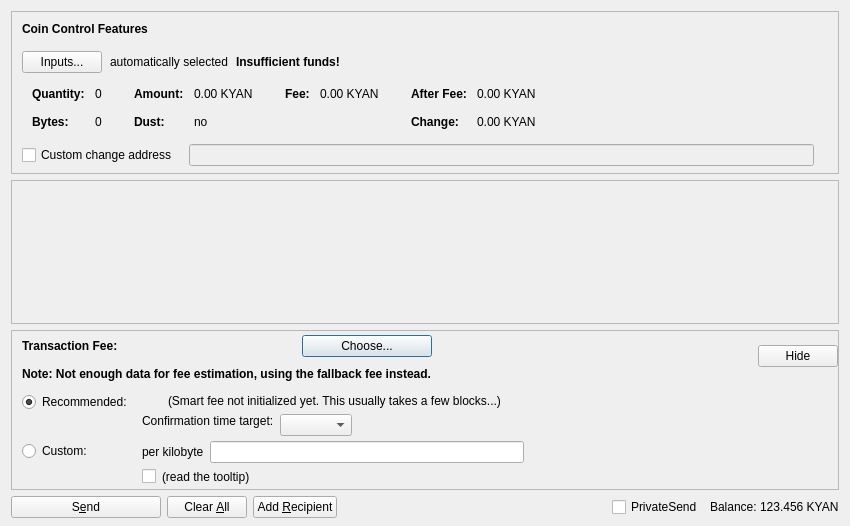
<?xml version="1.0" encoding="UTF-8"?>
<ui version="4.0">
 <class>SendCoinsDialog</class>
 <widget class="QDialog" name="SendCoinsDialog">
  <property name="geometry">
   <rect>
    <x>0</x>
    <y>0</y>
    <width>850</width>
    <height>526</height>
   </rect>
  </property>
  <property name="windowTitle">
   <string>Send Coins</string>
  </property>
  <layout class="QVBoxLayout" name="verticalLayout" stretch="0,1,0,0">
   <property name="bottomMargin">
    <number>8</number>
   </property>
   <item>
    <widget class="QFrame" name="frameCoinControl">
     <property name="sizePolicy">
      <sizepolicy hsizetype="Expanding" vsizetype="Expanding">
       <horstretch>0</horstretch>
       <verstretch>0</verstretch>
      </sizepolicy>
     </property>
     <property name="maximumSize">
      <size>
       <width>16777215</width>
       <height>16777215</height>
      </size>
     </property>
     <property name="frameShape">
      <enum>QFrame::StyledPanel</enum>
     </property>
     <property name="frameShadow">
      <enum>QFrame::Sunken</enum>
     </property>
     <layout class="QVBoxLayout" name="verticalLayoutCoinControl2">
      <property name="spacing">
       <number>0</number>
      </property>
      <property name="leftMargin">
       <number>0</number>
      </property>
      <property name="topMargin">
       <number>0</number>
      </property>
      <property name="rightMargin">
       <number>0</number>
      </property>
      <property name="bottomMargin">
       <number>6</number>
      </property>
      <item>
       <layout class="QVBoxLayout" name="verticalLayoutCoinControl" stretch="0,0,0,0,1">
        <property name="spacing">
         <number>0</number>
        </property>
        <property name="leftMargin">
         <number>10</number>
        </property>
        <property name="topMargin">
         <number>10</number>
        </property>
        <item>
         <layout class="QHBoxLayout" name="horizontalLayoutCoinControl1">
          <property name="bottomMargin">
           <number>15</number>
          </property>
          <item>
           <widget class="QLabel" name="labelCoinControlFeatures">
            <property name="sizePolicy">
             <sizepolicy hsizetype="Preferred" vsizetype="Maximum">
              <horstretch>0</horstretch>
              <verstretch>0</verstretch>
             </sizepolicy>
            </property>
            <property name="font">
             <font>
              <weight>75</weight>
              <bold>true</bold>
             </font>
            </property>
            <property name="styleSheet">
             <string notr="true">font-weight:bold;</string>
            </property>
            <property name="text">
             <string>Coin Control Features</string>
            </property>
           </widget>
          </item>
         </layout>
        </item>
        <item>
         <layout class="QHBoxLayout" name="horizontalLayoutCoinControl2" stretch="0,0,0,0">
          <property name="spacing">
           <number>8</number>
          </property>
          <property name="bottomMargin">
           <number>10</number>
          </property>
          <item>
           <widget class="QPushButton" name="pushButtonCoinControl">
            <property name="styleSheet">
             <string notr="true"/>
            </property>
            <property name="text">
             <string>Inputs...</string>
            </property>
            <property name="autoDefault">
             <bool>false</bool>
            </property>
           </widget>
          </item>
          <item>
           <widget class="QLabel" name="labelCoinControlAutomaticallySelected">
            <property name="text">
             <string>automatically selected</string>
            </property>
            <property name="margin">
             <number>5</number>
            </property>
           </widget>
          </item>
          <item>
           <widget class="QLabel" name="labelCoinControlInsuffFunds">
            <property name="font">
             <font>
              <weight>75</weight>
              <bold>true</bold>
             </font>
            </property>
            <property name="styleSheet">
             <string notr="true">font-weight:bold;</string>
            </property>
            <property name="text">
             <string>Insufficient funds!</string>
            </property>
            <property name="margin">
             <number>5</number>
            </property>
           </widget>
          </item>
          <item>
           <spacer name="horizontalSpacerCoinControl">
            <property name="orientation">
             <enum>Qt::Horizontal</enum>
            </property>
            <property name="sizeHint" stdset="0">
             <size>
              <width>40</width>
              <height>1</height>
             </size>
            </property>
           </spacer>
          </item>
         </layout>
        </item>
        <item>
         <widget class="QWidget" name="widgetCoinControl" native="true">
          <property name="sizePolicy">
           <sizepolicy hsizetype="Preferred" vsizetype="Preferred">
            <horstretch>0</horstretch>
            <verstretch>0</verstretch>
           </sizepolicy>
          </property>
          <property name="minimumSize">
           <size>
            <width>0</width>
            <height>0</height>
           </size>
          </property>
          <property name="styleSheet">
           <string notr="true"/>
          </property>
          <layout class="QHBoxLayout" name="horizontalLayoutCoinControl5">
           <property name="leftMargin">
            <number>0</number>
           </property>
           <property name="topMargin">
            <number>0</number>
           </property>
           <property name="rightMargin">
            <number>0</number>
           </property>
           <property name="bottomMargin">
            <number>0</number>
           </property>
           <item>
            <layout class="QHBoxLayout" name="horizontalLayoutCoinControl3" stretch="0,0,0,1">
             <property name="spacing">
              <number>20</number>
             </property>
             <property name="topMargin">
              <number>0</number>
             </property>
             <property name="bottomMargin">
              <number>10</number>
             </property>
             <item>
              <layout class="QFormLayout" name="formLayoutCoinControl1">
               <property name="horizontalSpacing">
                <number>10</number>
               </property>
               <property name="verticalSpacing">
                <number>14</number>
               </property>
               <property name="leftMargin">
                <number>10</number>
               </property>
               <property name="topMargin">
                <number>4</number>
               </property>
               <property name="rightMargin">
                <number>6</number>
               </property>
               <item row="0" column="0">
                <widget class="QLabel" name="labelCoinControlQuantityText">
                 <property name="font">
                  <font>
                   <weight>75</weight>
                   <bold>true</bold>
                  </font>
                 </property>
                 <property name="text">
                  <string>Quantity:</string>
                 </property>
                 <property name="margin">
                  <number>0</number>
                 </property>
                </widget>
               </item>
               <item row="0" column="1">
                <widget class="QLabel" name="labelCoinControlQuantity">
                 <property name="cursor">
                  <cursorShape>IBeamCursor</cursorShape>
                 </property>
                 <property name="contextMenuPolicy">
                  <enum>Qt::ActionsContextMenu</enum>
                 </property>
                 <property name="text">
                  <string notr="true">0</string>
                 </property>
                 <property name="margin">
                  <number>0</number>
                 </property>
                 <property name="textInteractionFlags">
                  <set>Qt::LinksAccessibleByMouse|Qt::TextSelectableByKeyboard|Qt::TextSelectableByMouse</set>
                 </property>
                </widget>
               </item>
               <item row="1" column="0">
                <widget class="QLabel" name="labelCoinControlBytesText">
                 <property name="font">
                  <font>
                   <weight>75</weight>
                   <bold>true</bold>
                  </font>
                 </property>
                 <property name="text">
                  <string>Bytes:</string>
                 </property>
                </widget>
               </item>
               <item row="1" column="1">
                <widget class="QLabel" name="labelCoinControlBytes">
                 <property name="cursor">
                  <cursorShape>IBeamCursor</cursorShape>
                 </property>
                 <property name="contextMenuPolicy">
                  <enum>Qt::ActionsContextMenu</enum>
                 </property>
                 <property name="text">
                  <string notr="true">0</string>
                 </property>
                 <property name="textInteractionFlags">
                  <set>Qt::LinksAccessibleByMouse|Qt::TextSelectableByKeyboard|Qt::TextSelectableByMouse</set>
                 </property>
                </widget>
               </item>
              </layout>
             </item>
             <item>
              <layout class="QFormLayout" name="formLayoutCoinControl2">
               <property name="horizontalSpacing">
                <number>10</number>
               </property>
               <property name="verticalSpacing">
                <number>14</number>
               </property>
               <property name="leftMargin">
                <number>6</number>
               </property>
               <property name="topMargin">
                <number>4</number>
               </property>
               <property name="rightMargin">
                <number>6</number>
               </property>
               <item row="0" column="0">
                <widget class="QLabel" name="labelCoinControlAmountText">
                 <property name="font">
                  <font>
                   <weight>75</weight>
                   <bold>true</bold>
                  </font>
                 </property>
                 <property name="text">
                  <string>Amount:</string>
                 </property>
                 <property name="margin">
                  <number>0</number>
                 </property>
                </widget>
               </item>
               <item row="0" column="1">
                <widget class="QLabel" name="labelCoinControlAmount">
                 <property name="cursor">
                  <cursorShape>IBeamCursor</cursorShape>
                 </property>
                 <property name="contextMenuPolicy">
                  <enum>Qt::ActionsContextMenu</enum>
                 </property>
                 <property name="text">
                  <string notr="true">0.00 KYAN</string>
                 </property>
                 <property name="textInteractionFlags">
                  <set>Qt::LinksAccessibleByMouse|Qt::TextSelectableByKeyboard|Qt::TextSelectableByMouse</set>
                 </property>
                </widget>
               </item>
               <item row="1" column="0">
                <widget class="QLabel" name="labelCoinControlLowOutputText">
                 <property name="font">
                  <font>
                   <weight>75</weight>
                   <bold>true</bold>
                  </font>
                 </property>
                 <property name="text">
                  <string>Dust:</string>
                 </property>
                </widget>
               </item>
               <item row="1" column="1">
                <widget class="QLabel" name="labelCoinControlLowOutput">
                 <property name="cursor">
                  <cursorShape>IBeamCursor</cursorShape>
                 </property>
                 <property name="contextMenuPolicy">
                  <enum>Qt::ActionsContextMenu</enum>
                 </property>
                 <property name="text">
                  <string notr="true">no</string>
                 </property>
                 <property name="textInteractionFlags">
                  <set>Qt::LinksAccessibleByMouse|Qt::TextSelectableByKeyboard|Qt::TextSelectableByMouse</set>
                 </property>
                </widget>
               </item>
              </layout>
             </item>
             <item>
              <layout class="QFormLayout" name="formLayoutCoinControl3">
               <property name="horizontalSpacing">
                <number>10</number>
               </property>
               <property name="verticalSpacing">
                <number>14</number>
               </property>
               <property name="leftMargin">
                <number>6</number>
               </property>
               <property name="topMargin">
                <number>4</number>
               </property>
               <property name="rightMargin">
                <number>6</number>
               </property>
               <item row="0" column="0">
                <widget class="QLabel" name="labelCoinControlFeeText">
                 <property name="font">
                  <font>
                   <weight>75</weight>
                   <bold>true</bold>
                  </font>
                 </property>
                 <property name="text">
                  <string>Fee:</string>
                 </property>
                 <property name="margin">
                  <number>0</number>
                 </property>
                </widget>
               </item>
               <item row="0" column="1">
                <widget class="QLabel" name="labelCoinControlFee">
                 <property name="cursor">
                  <cursorShape>IBeamCursor</cursorShape>
                 </property>
                 <property name="contextMenuPolicy">
                  <enum>Qt::ActionsContextMenu</enum>
                 </property>
                 <property name="text">
                  <string notr="true">0.00 KYAN</string>
                 </property>
                 <property name="textInteractionFlags">
                  <set>Qt::LinksAccessibleByMouse|Qt::TextSelectableByKeyboard|Qt::TextSelectableByMouse</set>
                 </property>
                </widget>
               </item>
              </layout>
             </item>
             <item>
              <layout class="QFormLayout" name="formLayoutCoinControl4">
               <property name="horizontalSpacing">
                <number>10</number>
               </property>
               <property name="verticalSpacing">
                <number>14</number>
               </property>
               <property name="leftMargin">
                <number>6</number>
               </property>
               <property name="topMargin">
                <number>4</number>
               </property>
               <property name="rightMargin">
                <number>6</number>
               </property>
               <item row="0" column="0">
                <widget class="QLabel" name="labelCoinControlAfterFeeText">
                 <property name="font">
                  <font>
                   <weight>75</weight>
                   <bold>true</bold>
                  </font>
                 </property>
                 <property name="text">
                  <string>After Fee:</string>
                 </property>
                 <property name="margin">
                  <number>0</number>
                 </property>
                </widget>
               </item>
               <item row="0" column="1">
                <widget class="QLabel" name="labelCoinControlAfterFee">
                 <property name="cursor">
                  <cursorShape>IBeamCursor</cursorShape>
                 </property>
                 <property name="contextMenuPolicy">
                  <enum>Qt::ActionsContextMenu</enum>
                 </property>
                 <property name="text">
                  <string notr="true">0.00 KYAN</string>
                 </property>
                 <property name="textInteractionFlags">
                  <set>Qt::LinksAccessibleByMouse|Qt::TextSelectableByKeyboard|Qt::TextSelectableByMouse</set>
                 </property>
                </widget>
               </item>
               <item row="1" column="0">
                <widget class="QLabel" name="labelCoinControlChangeText">
                 <property name="font">
                  <font>
                   <weight>75</weight>
                   <bold>true</bold>
                  </font>
                 </property>
                 <property name="text">
                  <string>Change:</string>
                 </property>
                </widget>
               </item>
               <item row="1" column="1">
                <widget class="QLabel" name="labelCoinControlChange">
                 <property name="cursor">
                  <cursorShape>IBeamCursor</cursorShape>
                 </property>
                 <property name="contextMenuPolicy">
                  <enum>Qt::ActionsContextMenu</enum>
                 </property>
                 <property name="text">
                  <string notr="true">0.00 KYAN</string>
                 </property>
                 <property name="textInteractionFlags">
                  <set>Qt::LinksAccessibleByMouse|Qt::TextSelectableByKeyboard|Qt::TextSelectableByMouse</set>
                 </property>
                </widget>
               </item>
              </layout>
             </item>
            </layout>
           </item>
          </layout>
         </widget>
        </item>
        <item>
         <layout class="QHBoxLayout" name="horizontalLayoutCoinControl4" stretch="0,0,0">
          <property name="spacing">
           <number>12</number>
          </property>
          <property name="sizeConstraint">
           <enum>QLayout::SetDefaultConstraint</enum>
          </property>
          <property name="topMargin">
           <number>5</number>
          </property>
          <property name="rightMargin">
           <number>5</number>
          </property>
          <item>
           <widget class="QCheckBox" name="checkBoxCoinControlChange">
            <property name="toolTip">
             <string>If this is activated, but the change address is empty or invalid, change will be sent to a newly generated address.</string>
            </property>
            <property name="text">
             <string>Custom change address</string>
            </property>
           </widget>
          </item>
          <item>
           <widget class="QValidatedLineEdit" name="lineEditCoinControlChange">
            <property name="enabled">
             <bool>false</bool>
            </property>
            <property name="sizePolicy">
             <sizepolicy hsizetype="Expanding" vsizetype="Fixed">
              <horstretch>0</horstretch>
              <verstretch>0</verstretch>
             </sizepolicy>
            </property>
           </widget>
          </item>
          <item>
           <widget class="QLabel" name="labelCoinControlChangeLabel">
            <property name="sizePolicy">
             <sizepolicy hsizetype="Preferred" vsizetype="Expanding">
              <horstretch>0</horstretch>
              <verstretch>0</verstretch>
             </sizepolicy>
            </property>
            <property name="minimumSize">
             <size>
              <width>0</width>
              <height>0</height>
             </size>
            </property>
            <property name="text">
             <string/>
            </property>
            <property name="margin">
             <number>3</number>
            </property>
           </widget>
          </item>
         </layout>
        </item>
        <item>
         <spacer name="verticalSpacerCoinControl">
          <property name="orientation">
           <enum>Qt::Vertical</enum>
          </property>
          <property name="sizeHint" stdset="0">
           <size>
            <width>800</width>
            <height>1</height>
           </size>
          </property>
         </spacer>
        </item>
       </layout>
      </item>
     </layout>
    </widget>
   </item>
   <item>
    <widget class="QScrollArea" name="scrollArea">
     <property name="widgetResizable">
      <bool>true</bool>
     </property>
     <widget class="QWidget" name="scrollAreaWidgetContents">
      <property name="geometry">
       <rect>
        <x>0</x>
        <y>0</y>
        <width>830</width>
        <height>104</height>
       </rect>
      </property>
      <layout class="QVBoxLayout" name="verticalLayout_2" stretch="0,1">
       <property name="leftMargin">
        <number>0</number>
       </property>
       <property name="topMargin">
        <number>0</number>
       </property>
       <property name="rightMargin">
        <number>0</number>
       </property>
       <property name="bottomMargin">
        <number>0</number>
       </property>
       <item>
        <layout class="QVBoxLayout" name="entries">
         <property name="spacing">
          <number>6</number>
         </property>
        </layout>
       </item>
       <item>
        <spacer name="verticalSpacer">
         <property name="orientation">
          <enum>Qt::Vertical</enum>
         </property>
         <property name="sizeHint" stdset="0">
          <size>
           <width>20</width>
           <height>40</height>
          </size>
         </property>
        </spacer>
       </item>
      </layout>
     </widget>
    </widget>
   </item>
   <item>
    <widget class="QFrame" name="frameFee">
     <property name="sizePolicy">
      <sizepolicy hsizetype="Expanding" vsizetype="Expanding">
       <horstretch>0</horstretch>
       <verstretch>0</verstretch>
      </sizepolicy>
     </property>
     <property name="maximumSize">
      <size>
       <width>16777215</width>
       <height>16777215</height>
      </size>
     </property>
     <property name="frameShape">
      <enum>QFrame::StyledPanel</enum>
     </property>
     <property name="frameShadow">
      <enum>QFrame::Sunken</enum>
     </property>
     <layout class="QVBoxLayout" name="verticalLayoutFee1">
      <property name="spacing">
       <number>0</number>
      </property>
      <property name="leftMargin">
       <number>0</number>
      </property>
      <property name="topMargin">
       <number>0</number>
      </property>
      <property name="rightMargin">
       <number>0</number>
      </property>
      <property name="bottomMargin">
       <number>0</number>
      </property>
      <item>
       <layout class="QVBoxLayout" name="verticalLayoutFee2" stretch="0,0,0">
        <property name="spacing">
         <number>0</number>
        </property>
        <property name="leftMargin">
         <number>10</number>
        </property>
        <property name="topMargin">
         <number>0</number>
        </property>
        <item>
         <layout class="QHBoxLayout" name="horizontalLayoutFee1">
          <property name="bottomMargin">
           <number>0</number>
          </property>
          <item>
           <layout class="QVBoxLayout" name="verticalLayoutFee7">
            <property name="spacing">
             <number>0</number>
            </property>
            <item>
             <spacer name="verticalSpacerSmartFee">
              <property name="orientation">
               <enum>Qt::Vertical</enum>
              </property>
              <property name="sizeType">
               <enum>QSizePolicy::Fixed</enum>
              </property>
              <property name="sizeHint" stdset="0">
               <size>
                <width>1</width>
                <height>4</height>
               </size>
              </property>
             </spacer>
            </item>
            <item>
             <layout class="QHBoxLayout" name="horizontalLayoutSmartFee">
              <property name="spacing">
               <number>10</number>
              </property>
              <item>
               <widget class="QLabel" name="labelFeeHeadline">
                <property name="sizePolicy">
                 <sizepolicy hsizetype="Preferred" vsizetype="Maximum">
                  <horstretch>0</horstretch>
                  <verstretch>0</verstretch>
                 </sizepolicy>
                </property>
                <property name="font">
                 <font>
                  <weight>75</weight>
                  <bold>true</bold>
                 </font>
                </property>
                <property name="styleSheet">
                 <string notr="true">font-weight:bold;</string>
                </property>
                <property name="text">
                 <string>Transaction Fee:</string>
                </property>
               </widget>
              </item>
              <item>
               <widget class="QLabel" name="labelFeeMinimized">
                <property name="text">
                 <string/>
                </property>
               </widget>
              </item>
              <item>
               <widget class="QPushButton" name="buttonChooseFee">
                <property name="text">
                 <string>Choose...</string>
                </property>
               </widget>
              </item>
             </layout>
            </item>
            <item>
             <spacer name="verticalSpacer_7">
              <property name="orientation">
               <enum>Qt::Vertical</enum>
              </property>
              <property name="sizeHint" stdset="0">
               <size>
                <width>1</width>
                <height>10</height>
               </size>
              </property>
             </spacer>
            </item>
            <item>
             <widget class="QLabel" name="fallbackFeeWarningLabel">
              <property name="toolTip">
               <string>Using the fallbackfee can result in sending a transaction that will take several hours or days (or never) to confirm. Consider choosing your fee manually or wait until you have validated the complete chain.</string>
              </property>
              <property name="font">
              <font>
                  <weight>75</weight>
                  <bold>true</bold>
              </font>
              </property>
              <property name="text">
               <string>Note: Not enough data for fee estimation, using the fallback fee instead.</string>
              </property>
              <property name="wordWrap">
               <bool>false</bool>
              </property>
             </widget>
            </item>
            <item>
             <spacer name="verticalSpacer_5">
              <property name="orientation">
               <enum>Qt::Vertical</enum>
              </property>
              <property name="sizeHint" stdset="0">
               <size>
                <width>1</width>
                <height>1</height>
               </size>
              </property>
             </spacer>
            </item>
           </layout>
          </item>
          <item>
           <spacer name="horizontalSpacer_4">
            <property name="orientation">
             <enum>Qt::Horizontal</enum>
            </property>
            <property name="sizeHint" stdset="0">
             <size>
              <width>1</width>
              <height>1</height>
             </size>
            </property>
           </spacer>
          </item>
          <item>
           <widget class="QPushButton" name="buttonMinimizeFee">
            <property name="toolTip">
             <string>collapse fee-settings</string>
            </property>
            <property name="text">
             <string>Hide</string>
            </property>
           </widget>
          </item>
         </layout>
        </item>
        <item>
         <widget class="QFrame" name="frameFeeSelection">
          <layout class="QVBoxLayout" name="verticalLayoutFee12">
           <property name="spacing">
            <number>0</number>
           </property>
           <property name="leftMargin">
            <number>0</number>
           </property>
           <property name="topMargin">
            <number>0</number>
           </property>
           <property name="rightMargin">
            <number>0</number>
           </property>
           <property name="bottomMargin">
            <number>0</number>
           </property>
           <item>
            <layout class="QGridLayout" name="gridLayoutFee">
             <property name="topMargin">
              <number>10</number>
             </property>
             <property name="bottomMargin">
              <number>4</number>
             </property>
             <property name="horizontalSpacing">
              <number>10</number>
             </property>
             <property name="verticalSpacing">
              <number>4</number>
             </property>
             <item row="1" column="1">
              <layout class="QVBoxLayout" name="verticalLayoutFee8">
               <property name="spacing">
                <number>6</number>
               </property>
               <item>
                <layout class="QHBoxLayout" name="horizontalLayoutFee13">
                 <item>
                  <widget class="QLabel" name="labelCustomPerKilobyte">
                   <property name="toolTip">
                    <string>If the custom fee is set to 1000 duffs and the transaction is only 250 bytes, then &quot;per kilobyte&quot; only pays 250 duffs in fee,&lt;br /&gt;while &quot;at least&quot; pays 1000 duffs. For transactions bigger than a kilobyte both pay by kilobyte.</string>
                   </property>
                   <property name="text">
                    <string>per kilobyte</string>
                   </property>
                  </widget>
                 </item>
                 <item>
                  <widget class="BitcoinAmountField" name="customFee"/>
                 </item>
                 <item>
                  <spacer name="horizontalSpacer_6">
                   <property name="orientation">
                    <enum>Qt::Horizontal</enum>
                   </property>
                   <property name="sizeHint" stdset="0">
                    <size>
                     <width>1</width>
                     <height>1</height>
                    </size>
                   </property>
                  </spacer>
                 </item>
                </layout>
               </item>
               <item>
                <layout class="QHBoxLayout" name="horizontalLayoutFee8">
                 <item>
                  <widget class="QCheckBox" name="checkBoxMinimumFee">
                   <property name="toolTip">
                    <string>Paying only the minimum fee is just fine as long as there is less transaction volume than space in the blocks.&lt;br /&gt;But be aware that this can end up in a never confirming transaction once there is more demand for kyan transactions than the network can process.</string>
                   </property>
                   <property name="text">
                    <string/>
                   </property>
                  </widget>
                 </item>
                 <item>
                  <widget class="QLabel" name="labelMinFeeWarning">
                   <property name="enabled">
                    <bool>true</bool>
                   </property>
                   <property name="toolTip">
                    <string>Paying only the minimum fee is just fine as long as there is less transaction volume than space in the blocks.&lt;br /&gt;But be aware that this can end up in a never confirming transaction once there is more demand for kyan transactions than the network can process.</string>
                   </property>
                   <property name="text">
                    <string>(read the tooltip)</string>
                   </property>
                   <property name="margin">
                    <number>5</number>
                   </property>
                  </widget>
                 </item>
                 <item>
                  <spacer name="horizontalSpacer_2">
                   <property name="orientation">
                    <enum>Qt::Horizontal</enum>
                   </property>
                   <property name="sizeHint" stdset="0">
                    <size>
                     <width>1</width>
                     <height>1</height>
                    </size>
                   </property>
                  </spacer>
                 </item>
                </layout>
               </item>
              </layout>
             </item>
             <item row="0" column="0">
              <layout class="QVBoxLayout" name="verticalLayoutFee4" stretch="0,1">
               <item>
                <widget class="QRadioButton" name="radioSmartFee">
                 <property name="text">
                  <string>Recommended:</string>
                 </property>
                 <property name="checked">
                  <bool>true</bool>
                 </property>
                 <attribute name="buttonGroup">
                  <string notr="true">groupFee</string>
                 </attribute>
                </widget>
               </item>
               <item>
                <spacer name="verticalSpacer_2">
                 <property name="orientation">
                  <enum>Qt::Vertical</enum>
                 </property>
                 <property name="sizeHint" stdset="0">
                  <size>
                   <width>1</width>
                   <height>1</height>
                  </size>
                 </property>
                </spacer>
               </item>
              </layout>
             </item>
             <item row="1" column="0">
              <layout class="QVBoxLayout" name="verticalLayoutFee9" stretch="0,1">
               <item>
                <widget class="QRadioButton" name="radioCustomFee">
                 <property name="text">
                  <string>Custom:</string>
                 </property>
                 <attribute name="buttonGroup">
                  <string notr="true">groupFee</string>
                 </attribute>
                </widget>
               </item>
               <item>
                <spacer name="verticalSpacer_6">
                 <property name="orientation">
                  <enum>Qt::Vertical</enum>
                 </property>
                 <property name="sizeHint" stdset="0">
                  <size>
                   <width>1</width>
                   <height>1</height>
                  </size>
                 </property>
                </spacer>
               </item>
              </layout>
             </item>
             <item row="0" column="1">
              <layout class="QVBoxLayout" name="verticalLayoutFee3" stretch="0,0,1">
               <property name="spacing">
                <number>6</number>
               </property>
               <property name="topMargin">
                <number>2</number>
               </property>
               <item>
                <layout class="QHBoxLayout" name="horizontalLayoutFee12">
                 <item>
                  <widget class="QLabel" name="labelSmartFee">
                   <property name="text">
                    <string/>
                   </property>
                   <property name="margin">
                    <number>2</number>
                   </property>
                  </widget>
                 </item>
                 <item>
                  <widget class="QLabel" name="labelFeeEstimation">
                   <property name="text">
                    <string/>
                   </property>
                  </widget>
                 </item>
                 <item>
                  <widget class="QLabel" name="labelSmartFee2">
                   <property name="text">
                    <string>(Smart fee not initialized yet. This usually takes a few blocks...)</string>
                   </property>
                   <property name="margin">
                    <number>2</number>
                   </property>
                  </widget>
                 </item>
                 <item>
                  <spacer name="horizontalSpacer_5">
                   <property name="orientation">
                    <enum>Qt::Horizontal</enum>
                   </property>
                   <property name="sizeHint" stdset="0">
                    <size>
                     <width>1</width>
                     <height>1</height>
                    </size>
                   </property>
                  </spacer>
                 </item>
                </layout>
               </item>
               <item>
                <layout class="QHBoxLayout" name="horizontalLayoutFee9">
                 <item>
                  <layout class="QVBoxLayout" name="verticalLayoutFee6">
                   <item>
                    <widget class="QLabel" name="labelSmartFee3">
                     <property name="text">
                      <string>Confirmation time target:</string>
                     </property>
                     <property name="margin">
                      <number>2</number>
                     </property>
                    </widget>
                   </item>
                   <item>
                    <spacer name="verticalSpacer_3">
                     <property name="orientation">
                      <enum>Qt::Vertical</enum>
                     </property>
                     <property name="sizeHint" stdset="0">
                      <size>
                       <width>1</width>
                       <height>1</height>
                      </size>
                     </property>
                    </spacer>
                   </item>
                  </layout>
                 </item>
                 <item>
                  <layout class="QVBoxLayout" name="verticalLayoutFee5">
                   <property name="rightMargin">
                    <number>30</number>
                   </property>
                   <item>
                    <layout class="QHBoxLayout" name="horizontalLayoutConfTarget">
                     <property name="bottomMargin">
                      <number>0</number>
                     </property>
                     <item>
                      <widget class="QComboBox" name="confTargetSelector"/>
                     </item>
                     <item>
                      <spacer name="horizontalSpacerConfTarget">
                       <property name="orientation">
                        <enum>Qt::Horizontal</enum>
                       </property>
                       <property name="sizeHint" stdset="0">
                        <size>
                         <width>40</width>
                         <height>20</height>
                        </size>
                       </property>
                      </spacer>
                     </item>
                    </layout>
                   </item>
                  </layout>
                 </item>
                </layout>
               </item>
               <item>
                <spacer name="verticalSpacer_4">
                 <property name="orientation">
                  <enum>Qt::Vertical</enum>
                 </property>
                 <property name="sizeHint" stdset="0">
                  <size>
                   <width>1</width>
                   <height>1</height>
                  </size>
                 </property>
                </spacer>
               </item>
              </layout>
             </item>
            </layout>
           </item>
          </layout>
         </widget>
        </item>
        <item>
         <spacer name="verticalSpacerFee">
          <property name="orientation">
           <enum>Qt::Vertical</enum>
          </property>
          <property name="sizeHint" stdset="0">
           <size>
            <width>800</width>
            <height>1</height>
           </size>
          </property>
         </spacer>
        </item>
       </layout>
      </item>
     </layout>
    </widget>
   </item>
   <item>
    <layout class="QHBoxLayout" name="horizontalLayout">
     <item>
      <widget class="QPushButton" name="sendButton">
       <property name="minimumSize">
        <size>
         <width>150</width>
         <height>0</height>
        </size>
       </property>
       <property name="toolTip">
        <string>Confirm the send action</string>
       </property>
       <property name="text">
        <string>S&amp;end</string>
       </property>
       <property name="autoDefault">
        <bool>false</bool>
       </property>
       <property name="default">
        <bool>false</bool>
       </property>
      </widget>
     </item>
     <item>
      <widget class="QPushButton" name="clearButton">
       <property name="sizePolicy">
        <sizepolicy hsizetype="Minimum" vsizetype="Fixed">
         <horstretch>0</horstretch>
         <verstretch>0</verstretch>
        </sizepolicy>
       </property>
       <property name="toolTip">
        <string>Clear all fields of the form.</string>
       </property>
       <property name="text">
        <string>Clear &amp;All</string>
       </property>
       <property name="autoDefault">
        <bool>false</bool>
       </property>
      </widget>
     </item>
     <item>
      <widget class="QPushButton" name="addButton">
       <property name="toolTip">
        <string>Send to multiple recipients at once</string>
       </property>
       <property name="text">
        <string>Add &amp;Recipient</string>
       </property>
       <property name="autoDefault">
        <bool>false</bool>
       </property>
      </widget>
     </item>
     <item>
      <spacer name="horizontalSpacer">
       <property name="orientation">
        <enum>Qt::Horizontal</enum>
       </property>
       <property name="sizeHint" stdset="0">
        <size>
         <width>40</width>
         <height>20</height>
        </size>
       </property>
      </spacer>
     </item>
     <item>
      <layout class="QHBoxLayout" name="horizontalLayout_2">
       <property name="spacing">
        <number>3</number>
       </property>
       <item>
        <widget class="QCheckBox" name="checkUsePrivateSend">
         <property name="minimumSize">
          <size>
           <width>95</width>
           <height>0</height>
          </size>
         </property>
         <property name="text">
          <string>PrivateSend</string>
         </property>
         <property name="checked">
          <bool>false</bool>
         </property>
        </widget>
       </item>
       <item>
        <widget class="QLabel" name="label">
         <property name="text">
          <string>Balance:</string>
         </property>
        </widget>
       </item>
       <item>
        <widget class="QLabel" name="labelBalance">
         <property name="sizePolicy">
          <sizepolicy hsizetype="Preferred" vsizetype="Fixed">
           <horstretch>0</horstretch>
           <verstretch>0</verstretch>
          </sizepolicy>
         </property>
         <property name="cursor">
          <cursorShape>IBeamCursor</cursorShape>
         </property>
         <property name="text">
          <string notr="true">123.456 KYAN</string>
         </property>
         <property name="textInteractionFlags">
          <set>Qt::LinksAccessibleByMouse|Qt::TextSelectableByKeyboard|Qt::TextSelectableByMouse</set>
         </property>
        </widget>
       </item>
      </layout>
     </item>
    </layout>
   </item>
  </layout>
 </widget>
 <customwidgets>
  <customwidget>
   <class>QValidatedLineEdit</class>
   <extends>QLineEdit</extends>
   <header>qvalidatedlineedit.h</header>
  </customwidget>
  <customwidget>
   <class>BitcoinAmountField</class>
   <extends>QLineEdit</extends>
   <header>bitcoinamountfield.h</header>
   <container>1</container>
  </customwidget>
 </customwidgets>
 <resources>
  <include location="../kyan.qrc"/>
 </resources>
 <connections/>
 <buttongroups>
  <buttongroup name="groupFee"/>
 </buttongroups>
</ui>
